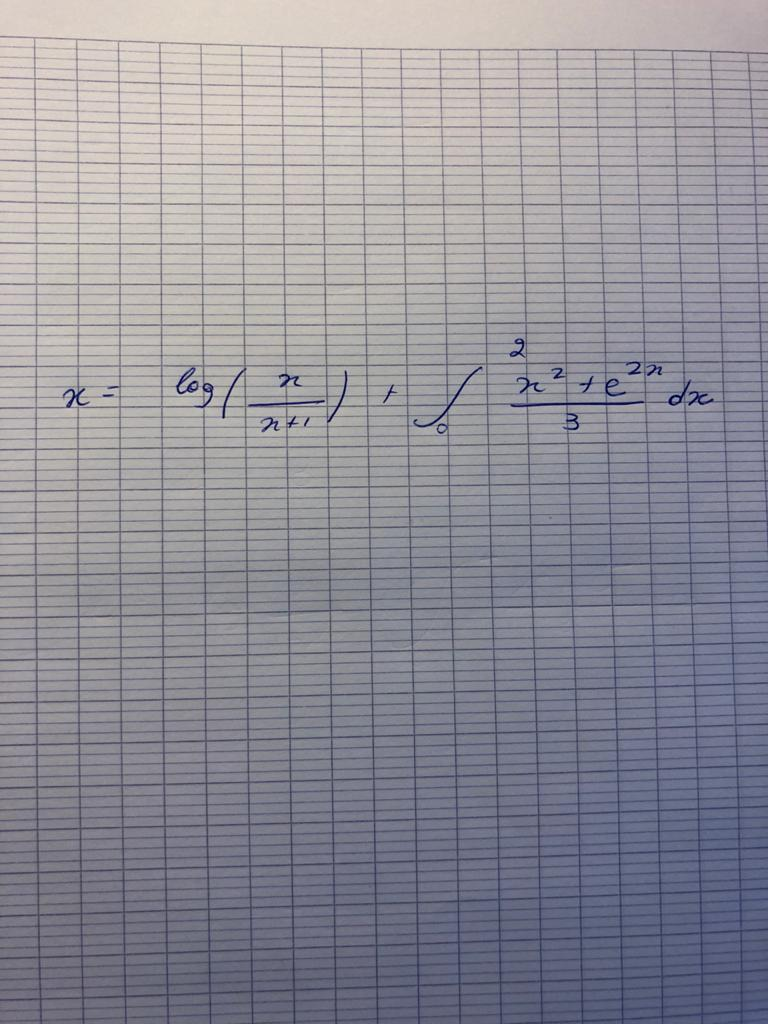
%> input picture 6. Intensity Transformations and Spatial Filtering/image.jpeg, 768 x 1024 px
$ octave test.m   (GNU Octave 9; MATLAB toolbox functions it lacks are replaced by stand-ins)
%> lines starting %> are read from the running program, lines starting %| are printed output that depends on the picture; in (x1, y1, x2, y2) boxes, pixels count from 0 and x2, y2 are one past the last pixel; in counts of white or black regions, pixels touching at a corner belong together; the program's own positions count from 1
A=imread('image.jpeg');
%> A is the input picture: size 1024x768x3 uint8; mean R, G, B 144.9, 143.5, 152.7
B = rgb2gray(A);
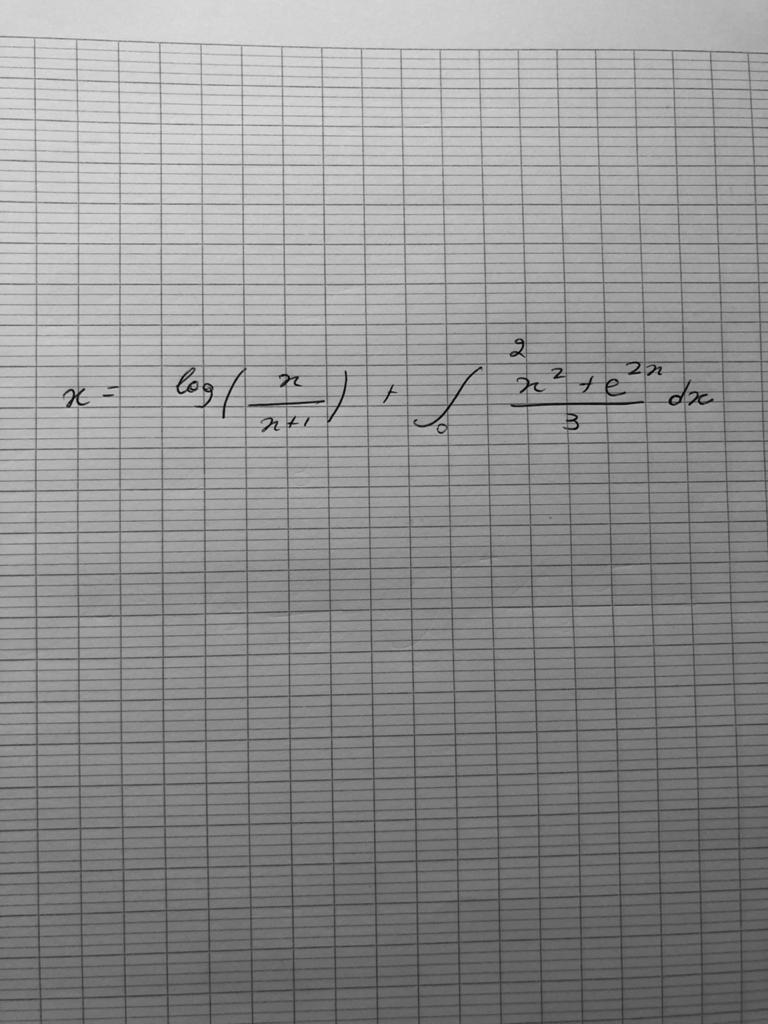
%> B: size 1024x768 uint8; min 2, max 231, mean 145
BW = imbinarize(B,'adaptive','ForegroundPolarity','dark','Sensitivity',0.1);
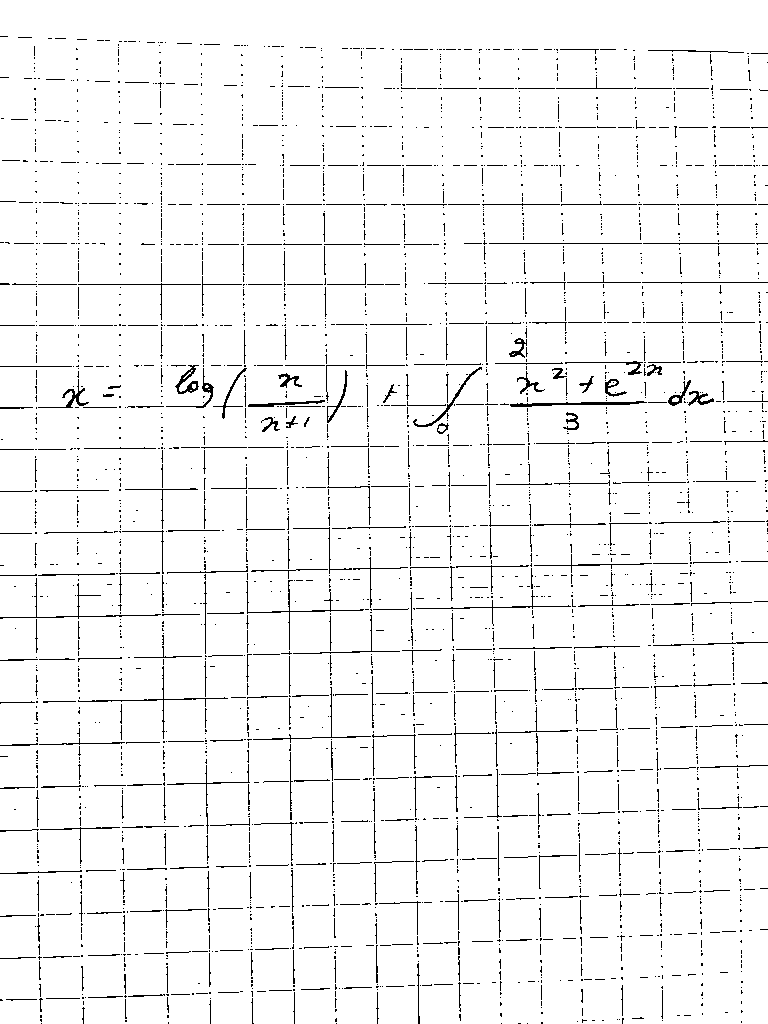
%> BW: size 1024x768 logical; 95.8% white; black in thin lines or dots
figure
imshowpair(B,BW,'montage');
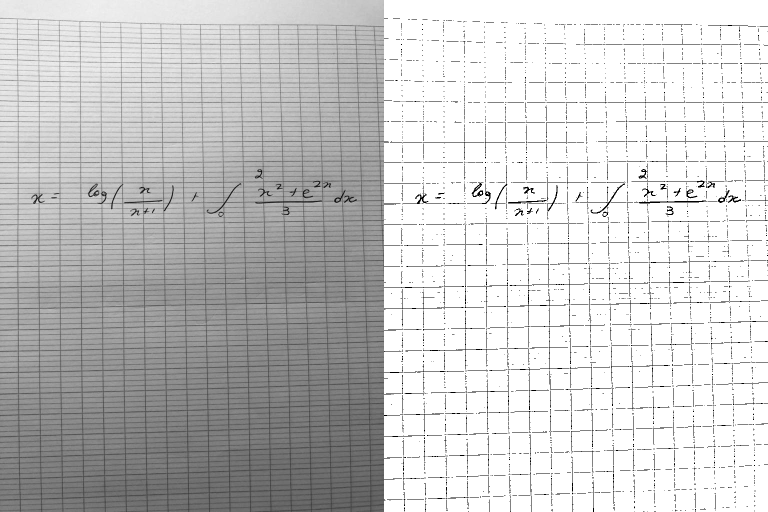
%> displayed picture: size 1024x1536, on the screen's scale of 0 to 255 (shown at 1/2 size); min 0, max 255, mean 201.8

$ run again, with 6. Intensity Transformations and Spatial Filtering/bright.tif saved as 6. Intensity Transformations and Spatial Filtering/image.jpeg
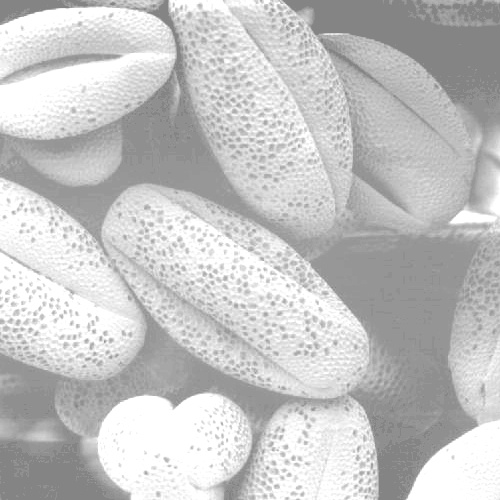
%> input picture 6. Intensity Transformations and Spatial Filtering/bright.tif, 500 x 500 px
%> A is the input picture: size 500x500 uint8; min 125, max 255, mean 196.3
%> `BW = imbinarize(B,'adaptive','ForegroundPolarity','dark','Sensitivity'..`:
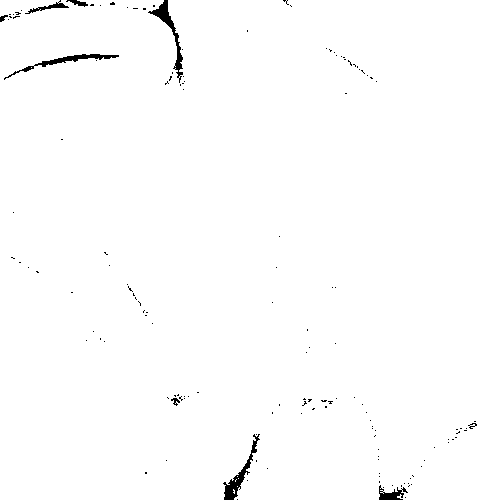
%> BW: size 500x500 logical; 99.1% white; 146 black regions (137 under 20 px), largest, box (x1, y1, x2, y2) and area: (148, 0, 183, 83) 507, (223, 434, 260, 500) 482, (4, 54, 119, 80) 426
%> `imshowpair(B,BW,'montage');`:
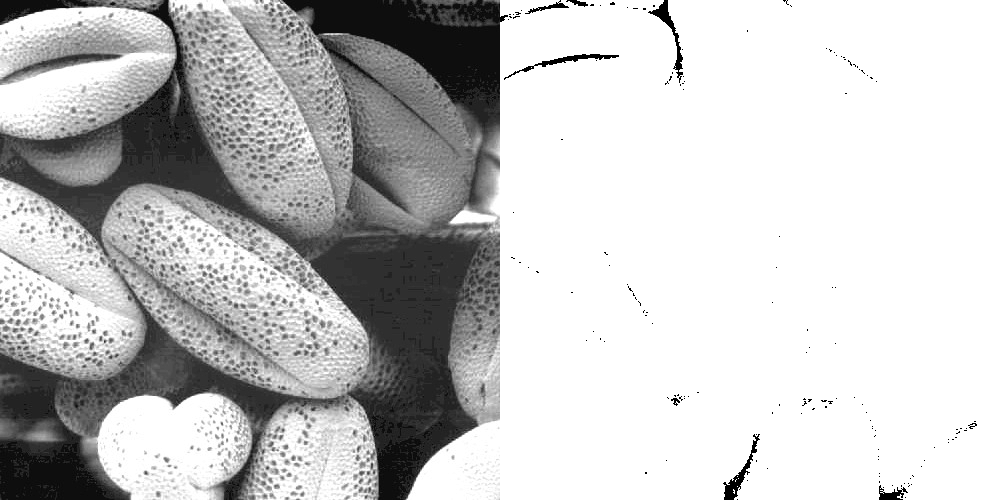
%> displayed picture: size 500x1000, on the screen's scale of 0 to 255; min 0, max 255, mean 196.3
